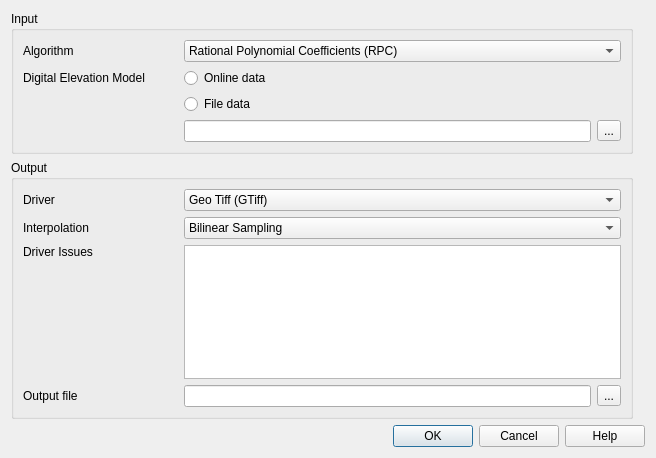
<?xml version="1.0" encoding="UTF-8"?>
<ui version="4.0">
 <class>RectificationDialog</class>
 <widget class="QDialog" name="RectificationDialog">
  <property name="geometry">
   <rect>
    <x>0</x>
    <y>0</y>
    <width>656</width>
    <height>458</height>
   </rect>
  </property>
  <property name="windowTitle">
   <string>Image Rectification</string>
  </property>
  <property name="windowIcon">
   <iconset resource="resources.qrc">
    <normaloff>:/icons/autogcp.png</normaloff>:/icons/autogcp.png</iconset>
  </property>
  <layout class="QGridLayout" name="gridLayout">
   <item row="6" column="0">
    <spacer name="verticalSpacer">
     <property name="orientation">
      <enum>Qt::Vertical</enum>
     </property>
     <property name="sizeHint" stdset="0">
      <size>
       <width>20</width>
       <height>40</height>
      </size>
     </property>
    </spacer>
   </item>
   <item row="8" column="0" colspan="3">
    <widget class="QDialogButtonBox" name="buttonBox_3">
     <property name="standardButtons">
      <set>QDialogButtonBox::Cancel|QDialogButtonBox::Help|QDialogButtonBox::Ok</set>
     </property>
    </widget>
   </item>
   <item row="0" column="0">
    <widget class="QGroupBox" name="groupBox">
     <property name="title">
      <string>Input</string>
     </property>
     <layout class="QFormLayout" name="formLayout">
      <item row="0" column="0">
       <widget class="QLabel" name="label_5">
        <property name="minimumSize">
         <size>
          <width>155</width>
          <height>0</height>
         </size>
        </property>
        <property name="text">
         <string>Algorithm</string>
        </property>
       </widget>
      </item>
      <item row="0" column="1">
       <widget class="QComboBox" name="comboBox">
        <property name="toolTip">
         <string>The algorithm used for the image rectification</string>
        </property>
        <property name="currentIndex">
         <number>1</number>
        </property>
        <item>
         <property name="text">
          <string>Thin Plate Spline (TPS)</string>
         </property>
        </item>
        <item>
         <property name="text">
          <string>Rational Polynomial Coefficients (RPC)</string>
         </property>
        </item>
        <item>
         <property name="text">
          <string>Georeference Only</string>
         </property>
        </item>
       </widget>
      </item>
      <item row="2" column="1">
       <widget class="QRadioButton" name="fileRadio">
        <property name="text">
         <string>File data</string>
        </property>
       </widget>
      </item>
      <item row="4" column="1">
       <widget class="QWidget" name="fileWidget" native="true">
        <layout class="QHBoxLayout" name="horizontalLayout_2">
         <property name="margin">
          <number>0</number>
         </property>
         <item>
          <widget class="QLineEdit" name="demFile"/>
         </item>
         <item>
          <widget class="QToolButton" name="demButton">
           <property name="text">
            <string>...</string>
           </property>
          </widget>
         </item>
        </layout>
       </widget>
      </item>
      <item row="1" column="1">
       <widget class="QRadioButton" name="onlineRadio">
        <property name="text">
         <string>Online data</string>
        </property>
       </widget>
      </item>
      <item row="1" column="0">
       <widget class="QLabel" name="label_2">
        <property name="minimumSize">
         <size>
          <width>155</width>
          <height>0</height>
         </size>
        </property>
        <property name="text">
         <string>Digital Elevation Model</string>
        </property>
       </widget>
      </item>
     </layout>
    </widget>
   </item>
   <item row="1" column="0">
    <widget class="QGroupBox" name="groupBox_2">
     <property name="title">
      <string>Output</string>
     </property>
     <layout class="QFormLayout" name="formLayout_2">
      <item row="0" column="0">
       <widget class="QLabel" name="label_3">
        <property name="minimumSize">
         <size>
          <width>155</width>
          <height>0</height>
         </size>
        </property>
        <property name="text">
         <string>Driver</string>
        </property>
       </widget>
      </item>
      <item row="0" column="1">
       <widget class="QComboBox" name="driver">
        <property name="statusTip">
         <string>The driver used to generate the new image</string>
        </property>
        <property name="currentIndex">
         <number>7</number>
        </property>
        <item>
         <property name="text">
          <string>ARC Digitilized Raster Graphics (ADRG)</string>
         </property>
        </item>
        <item>
         <property name="text">
          <string>Microsoft Windows Device Independent Bitmap (BMP)</string>
         </property>
        </item>
        <item>
         <property name="text">
          <string>ESRI Hdr Labelled (EHdr)</string>
         </property>
        </item>
        <item>
         <property name="text">
          <string>NASA Earth Resource Laboratory Applications Software (ELAS)</string>
         </property>
        </item>
        <item>
         <property name="text">
          <string>ENVI Hdr Labelled Raster (ENVI)</string>
         </property>
        </item>
        <item>
         <property name="text">
          <string>ERMapper (ERS)</string>
         </property>
        </item>
        <item>
         <property name="text">
          <string>Golden Software Binary Grid (GSBG)</string>
         </property>
        </item>
        <item>
         <property name="text">
          <string>Geo Tiff (GTiff)</string>
         </property>
        </item>
        <item>
         <property name="text">
          <string>Erdas Imagine (HFA)</string>
         </property>
        </item>
        <item>
         <property name="text">
          <string>Image Display and Analysis (IDA)</string>
         </property>
        </item>
        <item>
         <property name="text">
          <string>Intergraph Raster (INGR)</string>
         </property>
        </item>
        <item>
         <property name="text">
          <string>Daylon Leveller Heightfield (Leveller)</string>
         </property>
        </item>
        <item>
         <property name="text">
          <string>In Memory Raster (MEM)</string>
         </property>
        </item>
        <item>
         <property name="text">
          <string>Vexcel Multi-File Format (MFF)</string>
         </property>
        </item>
        <item>
         <property name="text">
          <string>National Imagery Transmission Format (NITF)</string>
         </property>
        </item>
        <item>
         <property name="text">
          <string>PCI Aux Labbeled (PAux)</string>
         </property>
        </item>
        <item>
         <property name="text">
          <string>PCI Geomatics Database File (PCIDSK)</string>
         </property>
        </item>
        <item>
         <property name="text">
          <string>Netpbm (PNM)</string>
         </property>
        </item>
        <item>
         <property name="text">
          <string>Raster Matrix Format (RMF)</string>
         </property>
        </item>
        <item>
         <property name="text">
          <string>Idrisi Raster (RST)</string>
         </property>
        </item>
        <item>
         <property name="text">
          <string>SAGA GIS Binary Format (SAGA)</string>
         </property>
        </item>
        <item>
         <property name="text">
          <string>SGI Image Format (SGI)</string>
         </property>
        </item>
        <item>
         <property name="text">
          <string>GDAL Virtual (VRT)</string>
         </property>
        </item>
       </widget>
      </item>
      <item row="1" column="0">
       <widget class="QLabel" name="label_4">
        <property name="minimumSize">
         <size>
          <width>155</width>
          <height>0</height>
         </size>
        </property>
        <property name="text">
         <string>Interpolation</string>
        </property>
       </widget>
      </item>
      <item row="1" column="1">
       <widget class="QComboBox" name="interpolation">
        <property name="statusTip">
         <string>The interpolation in use</string>
        </property>
        <item>
         <property name="text">
          <string>Bilinear Sampling</string>
         </property>
        </item>
       </widget>
      </item>
      <item row="2" column="0">
       <widget class="QLabel" name="issueLabel">
        <property name="minimumSize">
         <size>
          <width>155</width>
          <height>0</height>
         </size>
        </property>
        <property name="text">
         <string>Driver Issues</string>
        </property>
        <property name="alignment">
         <set>Qt::AlignLeading|Qt::AlignLeft|Qt::AlignTop</set>
        </property>
       </widget>
      </item>
      <item row="2" column="1">
       <widget class="QPlainTextEdit" name="issueText">
        <property name="statusTip">
         <string>The issues related to the driver in use</string>
        </property>
       </widget>
      </item>
      <item row="3" column="0">
       <widget class="QLabel" name="label">
        <property name="minimumSize">
         <size>
          <width>155</width>
          <height>0</height>
         </size>
        </property>
        <property name="text">
         <string>Output file</string>
        </property>
       </widget>
      </item>
      <item row="3" column="1">
       <widget class="QWidget" name="widget" native="true">
        <layout class="QHBoxLayout" name="horizontalLayout">
         <property name="margin">
          <number>0</number>
         </property>
         <item>
          <widget class="QLineEdit" name="output">
           <property name="statusTip">
            <string>The output file of the image</string>
           </property>
          </widget>
         </item>
         <item>
          <widget class="QToolButton" name="outputButton">
           <property name="text">
            <string>...</string>
           </property>
          </widget>
         </item>
        </layout>
       </widget>
      </item>
     </layout>
    </widget>
   </item>
  </layout>
 </widget>
 <tabstops>
  <tabstop>buttonBox_3</tabstop>
 </tabstops>
 <resources>
  <include location="resources.qrc"/>
 </resources>
 <connections/>
</ui>
